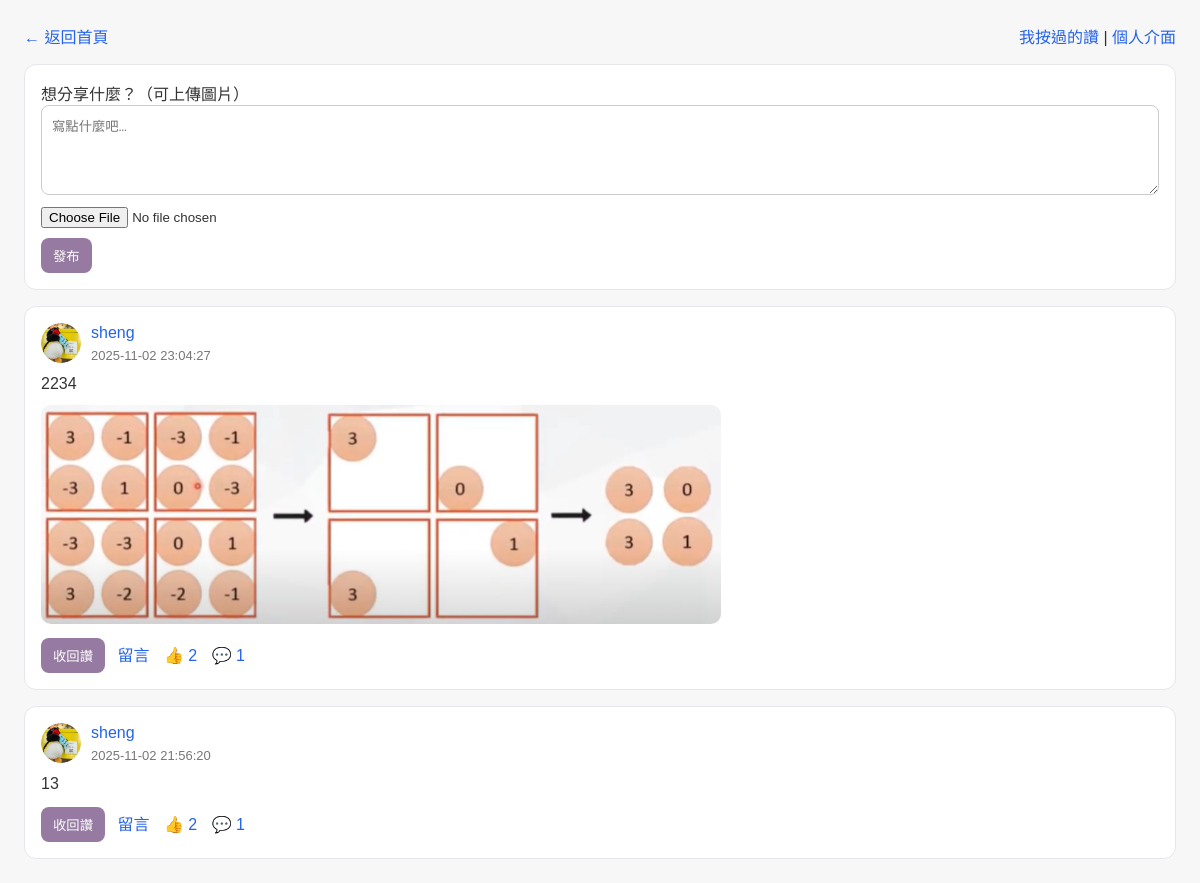
Screenshot of /feed (signed in) with the database file from the repository.
### tables this page shows
CREATE TABLE posts (
      id INTEGER PRIMARY KEY AUTOINCREMENT,
      user_id INTEGER NOT NULL,
      content TEXT NOT NULL,
      image_path TEXT,
      created_at TEXT NOT NULL DEFAULT (datetime('now','localtime'))
    );

CREATE TABLE users (
            id INTEGER PRIMARY KEY AUTOINCREMENT,
            name TEXT NOT NULL,
            email TEXT NOT NULL UNIQUE,
            password_hash TEXT NOT NULL,
            created_at DATETIME DEFAULT (datetime('now','localtime'))
        , bio TEXT DEFAULT '', avatar_path TEXT DEFAULT '');

### app.py (the view, shortened to what this page needs)
@app.route('/feed', methods=['GET', 'POST'])
@login_required
def feed():
    conn = get_db()
    rows = conn.execute('''
        SELECT p.id, p.user_id, p.content, p.image_path, p.created_at,
               u.name AS author_name, u.avatar_path
        FROM posts p
        JOIN users u ON u.id = p.user_id
        ORDER BY p.id DESC
        LIMIT 200
    ''').fetchall()
    posts = []
    for r in rows:
        like_count = conn.execute('SELECT COUNT(*) AS c FROM likes WHERE post_id=?', (r['id'],)).fetchone()['c']
        comment_count = conn.execute('SELECT COUNT(*) AS c FROM comments WHERE post_id=?', (r['id'],)).fetchone()['c']
        me_liked = conn.execute('SELECT 1 FROM likes WHERE post_id=? AND user_id=?',
                                (r['id'], session['user_id'])).fetchone() is not None
        posts.append({
            "id": r['id'],
            "user_id": r['user_id'],
            "content": r['content'],
            "image_url": (url_for('static', filename=r['image_path']) if r['image_path'] else None),
            "created_at": r['created_at'],
            "author_name": r['author_name'],
            "author_avatar": url_for('static', filename=r['avatar_path']) if r['avatar_path'] else url_for('static', filename='img/default-avatar.png'),
            "like_count": like_count,
            "comment_count": comment_count,
            "me_liked": me_liked
        })
    conn.close()
    return render_template('feed.html', posts=posts)

### app.py (called while the page is built)
def get_db():
    conn = sqlite3.connect(DB_PATH)
    conn.row_factory = sqlite3.Row
    return conn

def login_required(view_func):
    @wraps(view_func)
    def wrapped(*args, **kwargs):
        if not session.get('user_id'):
            flash('請先登入。')
            return redirect(url_for('login'))
        return view_func(*args, **kwargs)
    return wrapped

### templates/feed.html (shortened to what this page needs)
<!DOCTYPE html>
<html lang="zh-TW">
<head>
</head>
<body>
  <div class="top">
    <div><a class="link" href="/">← 返回首頁</a></div>
    <div>
      <a class="link" href="{{ url_for('my_likes') }}">我按過的讚</a> |
      <a class="link" href="{{ url_for('profile') }}">個人介面</a>
    </div>
  </div>
  <div class="card">
    <form method="post" enctype="multipart/form-data">
      <label>想分享什麼？（可上傳圖片）</label>
      <textarea name="content" placeholder="寫點什麼吧…"></textarea>
      <div style="display:flex;gap:10px;align-items:center;margin-top:8px;flex-wrap:wrap">
        <input type="file" name="image" accept="image/*" />
        <button type="submit">發布</button>
      </div>
    </form>
  </div>
  {% for p in posts %}
  <div class="card">
    <div class="author">
      <img class="avatar" src="{{ p.author_avatar }}" alt="">
      <div>
        <div><a class="link" href="{{ url_for('user_public', uid=p.user_id) }}">{{ p.author_name }}</a></div>
        <div class="meta">{{ p.created_at }}</div>
      </div>
    </div>
    {% if p.content %}
      <div style="white-space:pre-wrap; line-height:1.6">{{ p.content }}</div>
    {% endif %}
    {% if p.image_url %}
      <img class="post-img" src="{{ p.image_url }}" alt="">
    {% endif %}
    <div style="margin-top:10px" class="actions">
      <form method="post" action="{{ url_for('like_toggle', pid=p.id) }}">
        <button type="submit">{{ '收回讚' if p.me_liked else '按讚' }}</button>
      </form>
      <a class="link" style="margin-left:8px" href="{{ url_for('post_detail', pid=p.id) }}">留言</a>
      <span class="nums">
        <a href="{{ url_for('post_detail', pid=p.id) }}">👍 {{ p.like_count }}</a>
        <a href="{{ url_for('post_detail', pid=p.id) }}">💬 {{ p.comment_count }}</a>
      </span>
    </div>
  </div>
  {% else %}
  <p style="text-align:center;color:#666">還沒有任何貼文</p>
  {% endfor %}
</body>
</html>

### templates/feed.html (style rules this page uses)
body { font-family:Arial,sans-serif;background:#f7f7f7;margin:24px;color:#333 }
.top { display:flex;justify-content:space-between;align-items:center;margin-bottom:16px }
a.link { color:#2563eb;text-decoration:none }
.card { background:#fff;border:1px solid #e5e7eb;border-radius:12px;padding:16px;margin-bottom:16px }
.author { display:flex;align-items:center;gap:10px;margin-bottom:8px }
.avatar { width:40px;height:40px;border-radius:50%;object-fit:cover;background:#eee }
.post-img { width:100%;max-width:680px;border-radius:10px;margin-top:8px }
.meta { font-size:13px;color:#777;margin-top:6px }
.actions form { display:inline }
textarea,input[type="file"] { width:100% }
textarea { padding:10px;border:1px solid #ccc;border-radius:8px;min-height:90px;box-sizing:border-box }
button { background:#967AA1;color:#fff;border:none;padding:8px 12px;border-radius:8px;cursor:pointer }
.nums a { color:#2563eb;text-decoration:none;margin-left:10px }

### rows the page displays
posts: author_name "sheng", created_at "2025-11-02 23:04:27", content "2234", me_liked "收回讚", like_count "2", comment_count "1"
posts: author_name "sheng", created_at "2025-11-02 21:56:20", content "13", me_liked "收回讚", like_count "2", comment_count "1"
